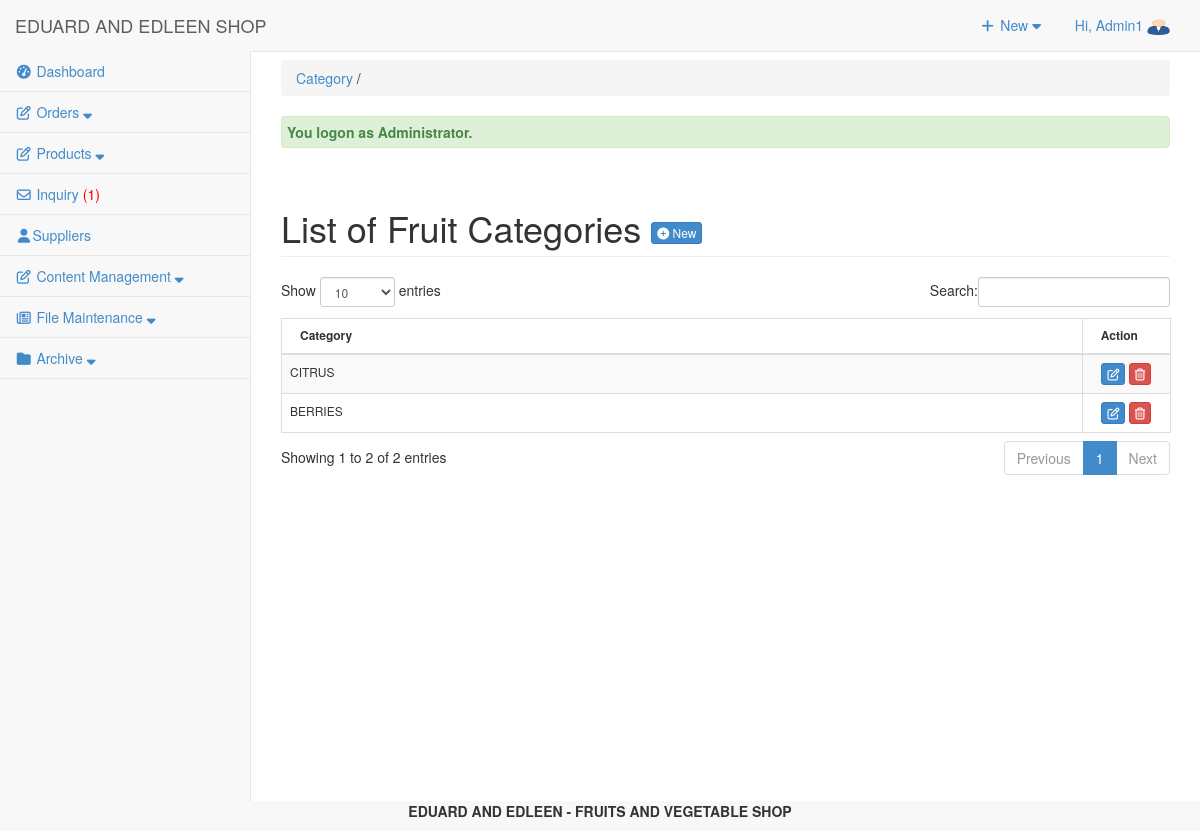
Page /admin/category/index.php (signed in) on the committed database.
### tables this page shows
CREATE TABLE `tbluseraccount` (
  `USERID` int(11) NOT NULL,
  `U_NAME` varchar(122) NOT NULL,
  `U_USERNAME` varchar(122) NOT NULL,
  `U_PASS` varchar(122) NOT NULL,
  `U_ROLE` varchar(30) NOT NULL,
  `USERIMAGE` varchar(255) NOT NULL,
  `U_STATUS` varchar(255) NOT NULL DEFAULT 'Active'
);

CREATE TABLE `tblcategory` (
  `CATEGID` int(11) NOT NULL,
  `CATEGORIES` varchar(255) NOT NULL,
  `IS_VEGETABLE` tinyint(1) NOT NULL DEFAULT 0,
  `USERID` int(11) NOT NULL
);

### admin/category/index.php (called while the page is built, shortened)
<?php
require_once("../../include/initialize.php");
$view = (isset($_GET['view']) && $_GET['view'] != '') ? $_GET['view'] : '';
$header=$view;
$title="Category";
require_once ("../theme/templates.php");
?>

### include/database.php (called while the page is built, shortened)
<?php
class Database {
	var $sql_string = '';
	private $conn;
	public function open_connection() {
		$this->conn = mysqli_connect(server,user,pass);
		if(!$this->conn){
			echo "Problem in database connection! Contact administrator!";
			exit();
		}else{
			$db_select = mysqli_select_db($this->conn,database_name);
		}
	}
	function setQuery($sql='') {
		$this->sql_string=$sql;
	}
	function executeQuery() {
		$result = mysqli_query($this->conn,$this->sql_string);
		return $result;
	}
	private function confirm_query($result) {
		return $result;
	}
	function loadResultList( $key='' ) {
		$cur = $this->executeQuery();
		$array = array();
		while ($row = mysqli_fetch_object($cur)) {
			if ($key) {
				$array[$row->$key] = $row;
			} else {
				$array[] = $row;
			}
		}
		return $array;
	}
	function loadSingleResult() {
		$cur = $this->executeQuery();
		while ($row = mysqli_fetch_object($cur)) {
		return $data = $row;
		}
	}
	public function num_rows($result_set) {
		return mysqli_num_rows($result_set);
	}
}
$mydb = new Database();
?>

### include/accounts.php (called while the page is built, shortened)
<?php
require_once(LIB_PATH.DS.'database.php');
class User {
	protected static  $tblname = "tbluseraccount";
	function single_user($id=""){
			global $mydb;
			$mydb->setQuery("SELECT * FROM ".self::$tblname."
				Where USERID= '{$id}' LIMIT 1");
			$cur = $mydb->loadSingleResult();
			return $cur;
	}
}
?>

### admin/category/list.php (the view, shortened to what this page needs)
<div class="row">
      	 <div class="col-lg-12">
           <h1 class="page-header">List of Fruit Categories  <a href="index.php?view=add" class="btn btn-primary btn-xs  ">  <i class="fa fa-plus-circle fw-fa"></i> New</a>  </h1>
      		</div>
  		 </div>
 		    <form action="controller.php?action=delete" Method="POST">
		     <div class="table-responsive">
			<table id="dash-table" class="table table-striped table-bordered table-hover"  style="font-size:12px" cellspacing="0">
			  <thead>
			  	<tr>
			  		<th>
			  		 Category</th>
			  		 <th width="10%" align="center">Action</th>
			  	</tr>
			  </thead>
			  <tbody>
			  	<?php
			  		$mydb->setQuery("SELECT `CATEGORIES`, `CATEGID`  FROM `tblcategory` WHERE `IS_VEGETABLE` = false");
			  		$cur = $mydb->loadResultList();
					foreach ($cur as $result) {
			  		echo '<tr>';
			  			echo '<td>' . $result->CATEGORIES.'</td>';
			  		echo '<td align="center"><a title="Edit" href="index.php?view=edit&id='.$result->CATEGID.'" class="btn btn-primary btn-xs  ">  <span class="fa fa-edit fw-fa"></a>
			  		     <a title="Delete" href="controller.php?action=delete&id='.$result->CATEGID.'" class="btn btn-danger btn-xs  ">  <span class="fa  fa-trash-o fw-fa "></a></td>';
			  		echo '</tr>';
			  	}
			  	?>
			  </tbody>
			</table>
			</form>

### admin/theme/templates.php (shortened to what this page needs)
<!DOCTYPE html>
<html lang="en">
<head>
<link href="<?php echo web_root; ?>admin/css/bootstrap.min.css" rel="stylesheet">
<link href="<?php echo web_root; ?>admin/css/metisMenu.min.css" rel="stylesheet">
<link href="<?php echo web_root; ?>admin/css/timeline.css" rel="stylesheet">
<link href="<?php echo web_root; ?>admin/css/sb-admin-2.css" rel="stylesheet">
<link href="<?php echo web_root; ?>admin/font/css/font-awesome.min.css" rel="stylesheet" type="text/css">
<link href="<?php echo web_root; ?>admin/font/font-awesome.min.css" rel="stylesheet" type="text/css">
<link href="<?php echo web_root; ?>admin/css/dataTables.bootstrap.css" rel="stylesheet">
<link href="<?php echo web_root; ?>css/bootstrap-datetimepicker.min.css" rel="stylesheet" media="screen">
<link href="<?php echo web_root; ?>css/datepicker.css" rel="stylesheet" media="screen">
<link href="<?php echo web_root; ?>admin/css/costum.css" rel="stylesheet">
<link href="<?php echo web_root; ?>admin/css/ekko-lightbox.css" rel="stylesheet">
</head>
  <?php
    $query = "SELECT * FROM tblsummary WHERE ORDEREDSTATS = 'Pending'";
    $mydb->setQuery($query);
    $query = "SELECT * FROM tblinquiry WHERE INQSTATUS = 'NEW'";
    $mydb->setQuery($query);
    $cur = $mydb->executeQuery();
    $rowscount = $mydb->num_rows($cur);
    $res = isset($rowscount)? $rowscount : 0;
    if($res>0){
    $inquiry = '<span style="color:red;">('.$res.')</span>';
    }else{
        $inquiry = '<span> ('.$res.')</span>';
    }
?>
<body>
   <div id="wrapper">
        <nav class="navbar navbar-default navbar-static-top  " role="navigation" style="margin-bottom: 0">
            <div class="navbar-header">
                 <a class="navbar-brand"  href="<?php echo web_root; ?>admin/index.php" >EDUARD AND EDLEEN SHOP</a>
            </div>
            <ul class="nav navbar-top-links navbar-right">
                 <li class="dropdown">
                    <a class="dropdown-toggle" data-toggle="dropdown" href="#">
                        <i class="fa fa-plus fa-fw"></i> New  <i class="fa fa-caret-down"></i>
                    </a>
                </li>
<?php
 $user = New User();
$singleuser = $user->single_user($_SESSION['USERID']);
?>
                <li class="dropdown">
                    <a class="dropdown-toggle" data-toggle="dropdown" href="#">
                        Hi, <?php echo $_SESSION['U_NAME']; ?> <img title="profile image" width="23px" height="17px" src="<?php echo web_root.'admin/user/'.$singleuser ->USERIMAGE ?>">
                    </a>
                </li>
            </ul>
            <div class="navbar-default sidebar" role="navigation">
                <div class="sidebar-nav navbar-collapse">
                    <ul class="nav" id="side-menu">
                        <li>
                             <a href="<?php echo web_root; ?>admin/dashboard/"><i class="fa fa-tachometer fa-fw"></i>  Dashboard </a>
                        </li>
                        <li class="nav-item">
                            <a class="nav-link" data-toggle="collapse" href="#collapseExample4" aria-expanded="false" aria-controls="collapseExample">
                                <i class="fa fa-pencil-square-o fa-fw"></i><span class="menu-orders"> Orders <i class="fa fa-sort-down"></i></span>
                            </a>
                        </li>
                        <li class="nav-item">
                            <a class="nav-link" data-toggle="collapse" href="#collapseExample5" aria-expanded="false" aria-controls="collapseExample">
                                <i class="fa fa-pencil-square-o fa-fw"></i><span class="menu-title"> Products <i class="fa fa-sort-down"></i></span>
                            </a>
                        </li>
                        <li>
                             <a href="<?php echo web_root; ?>admin/inquiry/" ><i class="fa fa-envelope-o fa-fw"></i>  Inquiry <?php echo $inquiry; ?></a>
                        </li>
                        <li>
                             <a href="<?php echo web_root; ?>admin/supplier/" ><i class="fa fa-user fa-fw"></i>Suppliers</a>
                        </li>
                        <li class="nav-item">
                            <a class="nav-link" data-toggle="collapse" href="#collapseExample1" aria-expanded="false" aria-controls="collapseExample">
                                <i class="fa fa-pencil-square-o fa-fw"></i><span class="menu-title"> Content Management <i class="fa fa-sort-down"></i></span>
                            </a>
                        </li>
                        <li class="nav-item">
                            <a class="nav-link" data-toggle="collapse" href="#collapseExample3" aria-expanded="false" aria-controls="collapseExample">
                                <i class="fa fa-newspaper-o fa-fw"></i><span class="menu-title"> File Maintenance <i class="fa fa-sort-down"></i></span>
                            </a>
                        </li>
                        <?php if ($_SESSION['U_ROLE']=='Administrator') {
                        ?>
                        <li class="nav-item">
                            <a class="nav-link" data-toggle="collapse" href="#collapseExample2" aria-expanded="false" aria-controls="collapseExample">
                                <i class="fa fa-folder fa-fw"></i><span class="menu-title"> Archive <i class="fa fa-sort-down"></i></span>
                            </a>
                        </li>
                 <?php }  ?>
                    </ul>
                </div>
            </div>
        </nav>
  <div id="page-wrapper">
            <div class="row" >
                <div class="col-lg-12">
                    <?php
                    if ($title<>'Dashboard'){
                       echo   '<p class="breadcrumb" style="margin-top: 8px;">
                        <a href="index.php" title="'. $title.'" >'. $title.'</a>
                        '.(isset($header) ? ' / '. $header : '').'  </p>'  ;
                    } ?>
                  <?php require_once $content; ?>
                </div>
            </div>
        </div>
    </div>
</body>
      <footer><p  style="text-align: center;font-weight: bold;"> EDUARD AND EDLEEN - FRUITS AND VEGETABLE SHOP </p></footer>
</html>

### admin/css/sb-admin-2.css (style rules this page uses)
body { background-color: #f8f8f8; }
#wrapper { width: 100%; }
#page-wrapper { padding: 0 15px; min-height: 568px; background-color: #fff; }
@media (min-width:768px) { #page-wrapper { position: inherit; margin: 0 0 0 250px; padding: 0 30px; border-left: 1px solid #e7e7e7; } }
.navbar-top-links { margin-right: 0; }
.navbar-top-links li { display: inline-block; }
.navbar-top-links li:last-child { margin-right: 15px; }
.navbar-top-links li a { padding: 15px; min-height: 50px; }
.sidebar .sidebar-nav.navbar-collapse { padding-right: 0; padding-left: 0; }
.sidebar ul li { border-bottom: 1px solid #e7e7e7; }
@media (min-width:768px) { .sidebar { z-index: 1; position: absolute; width: 250px; margin-top: 51px; } }

### rows in the picture
tbluseraccount: USERIMAGE (picture)
tblcategory: CATEGORIES "CITRUS"
tblcategory: CATEGORIES "BERRIES"

### other values in the picture
$_SESSION['U_NAME'] "Admin1"
$res "1"
$title "Category"
$_SESSION['message'] "You logon as Administrator."
